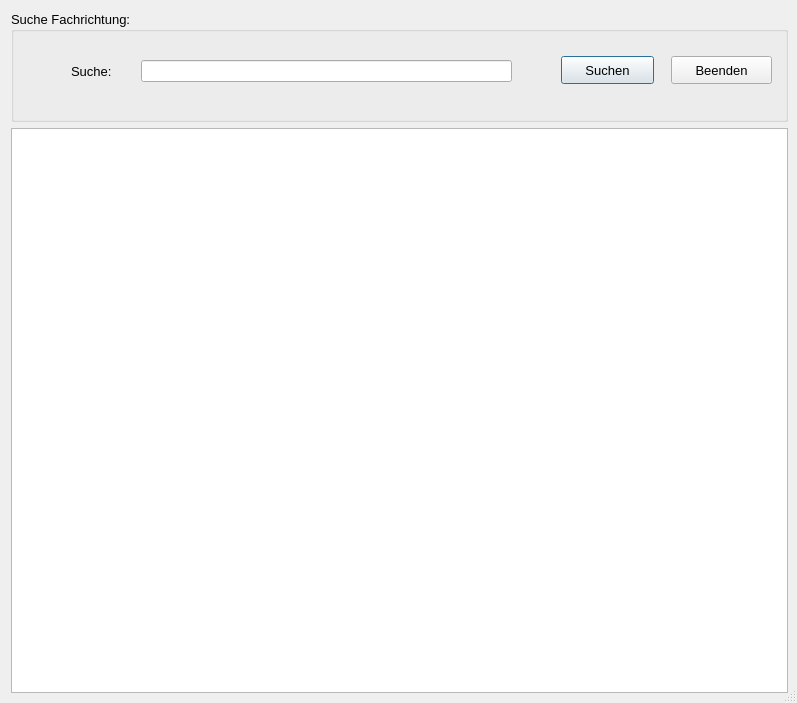
<?xml version="1.0" encoding="UTF-8"?>
<ui version="4.0">
 <class>Suche_Dialog</class>
 <widget class="QDialog" name="Suche_Dialog">
  <property name="geometry">
   <rect>
    <x>0</x>
    <y>0</y>
    <width>797</width>
    <height>703</height>
   </rect>
  </property>
  <property name="minimumSize">
   <size>
    <width>797</width>
    <height>703</height>
   </size>
  </property>
  <property name="windowTitle">
   <string>Suche</string>
  </property>
  <property name="sizeGripEnabled">
   <bool>true</bool>
  </property>
  <layout class="QGridLayout" name="gridLayout">
   <item row="0" column="0">
    <widget class="QGroupBox" name="gbSuche">
     <property name="sizePolicy">
      <sizepolicy hsizetype="Fixed" vsizetype="Fixed">
       <horstretch>0</horstretch>
       <verstretch>0</verstretch>
      </sizepolicy>
     </property>
     <property name="minimumSize">
      <size>
       <width>777</width>
       <height>111</height>
      </size>
     </property>
     <property name="maximumSize">
      <size>
       <width>777</width>
       <height>111</height>
      </size>
     </property>
     <property name="font">
      <font>
       <pointsize>10</pointsize>
      </font>
     </property>
     <property name="title">
      <string>Suche Fachrichtung:</string>
     </property>
     <widget class="QPushButton" name="btSuchen">
      <property name="geometry">
       <rect>
        <x>550</x>
        <y>45</y>
        <width>93</width>
        <height>28</height>
       </rect>
      </property>
      <property name="font">
       <font>
        <pointsize>10</pointsize>
       </font>
      </property>
      <property name="text">
       <string>Suchen</string>
      </property>
      <property name="icon">
       <iconset>
        <normaloff>../../_Symbole/UsedSymbols/searchmagnifierinterfacesymbol1_79893.ico</normaloff>../../_Symbole/UsedSymbols/searchmagnifierinterfacesymbol1_79893.ico</iconset>
      </property>
     </widget>
     <widget class="QPushButton" name="pB_BEENDEN">
      <property name="geometry">
       <rect>
        <x>660</x>
        <y>45</y>
        <width>101</width>
        <height>28</height>
       </rect>
      </property>
      <property name="font">
       <font>
        <pointsize>10</pointsize>
       </font>
      </property>
      <property name="text">
       <string>Beenden</string>
      </property>
      <property name="icon">
       <iconset>
        <normaloff>../../_Symbole/UsedSymbols/log-out_icon-icons.com_50106.ico</normaloff>../../_Symbole/UsedSymbols/log-out_icon-icons.com_50106.ico</iconset>
      </property>
     </widget>
     <widget class="QLabel" name="lbSuche">
      <property name="geometry">
       <rect>
        <x>60</x>
        <y>52</y>
        <width>91</width>
        <height>16</height>
       </rect>
      </property>
      <property name="font">
       <font>
        <pointsize>10</pointsize>
       </font>
      </property>
      <property name="text">
       <string>Suche:</string>
      </property>
     </widget>
     <widget class="QLineEdit" name="leSuche">
      <property name="geometry">
       <rect>
        <x>130</x>
        <y>49</y>
        <width>371</width>
        <height>22</height>
       </rect>
      </property>
      <property name="font">
       <font>
        <pointsize>10</pointsize>
       </font>
      </property>
     </widget>
    </widget>
   </item>
   <item row="1" column="0">
    <widget class="QTableWidget" name="twAnzeige_suche">
     <property name="minimumSize">
      <size>
       <width>777</width>
       <height>565</height>
      </size>
     </property>
     <property name="maximumSize">
      <size>
       <width>77777</width>
       <height>77777</height>
      </size>
     </property>
     <property name="font">
      <font>
       <pointsize>10</pointsize>
      </font>
     </property>
     <property name="editTriggers">
      <set>QAbstractItemView::NoEditTriggers</set>
     </property>
     <property name="alternatingRowColors">
      <bool>true</bool>
     </property>
     <attribute name="verticalHeaderVisible">
      <bool>false</bool>
     </attribute>
    </widget>
   </item>
  </layout>
 </widget>
 <resources/>
 <connections/>
</ui>
